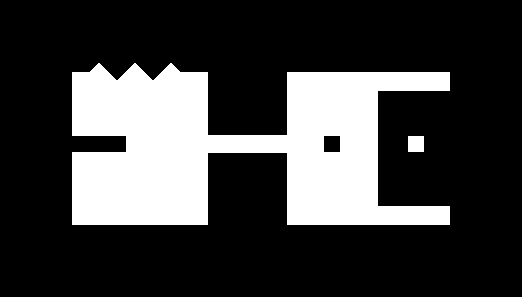
%> input picture 数字图像/遗产/数字图像课程/实验/实验七/image3.tif, 522 x 297 px
$ octave third.m   (GNU Octave 9; MATLAB toolbox functions it lacks are replaced by stand-ins)
%> lines starting %> are read from the running program, lines starting %| are printed output that depends on the picture; in (x1, y1, x2, y2) boxes, pixels count from 0 and x2, y2 are one past the last pixel; in counts of white or black regions, pixels touching at a corner belong together; the program's own positions count from 1
clc;
clear;
A = imread('image3.tif'); % 读取图像
%> A: size 297x522 logical; 24.6% white; 2 white regions, box (x1, y1, x2, y2) and area: (72, 63, 450, 225) 37895, (408, 136, 424, 152) 256

% 定义不同的结构元
seB = [0 1 0
       1 1 1
       0 1 0]; % 十字形结构元
seC = [1 1 1
       1 1 1
       1 1 1]; % 全1的矩阵，各向同性腐蚀
seD = [0 0 1 0 0
       0 1 1 1 0
       1 1 1 1 1
       0 1 1 1 0
       0 0 1 0 0]; %更大的十字形结构元
seE = [0 0 0
       1 1 1
       0 0 0]; % 垂直结构元
seF = [0 1 0
       0 1 0
       0 1 0]; % 水平结构元

% 显示原始图像和不同结构元腐蚀后的图像
figure;
subplot(2,3,1);
imshow(A);
title('原始图像');

subplot(2,3,2);
A2 = imerode(A, seB);
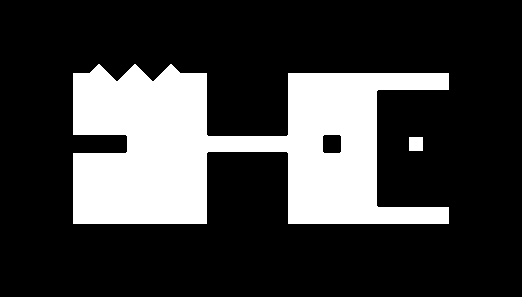
%> A2: size 297x522 logical; 23.5% white; 2 white regions, box (x1, y1, x2, y2) and area: (73, 64, 449, 224) 36259, (409, 137, 423, 151) 196
imshow(A2);
title('使用结构元B腐蚀后的图像');

subplot(2,3,3);
A3 = imerode(A, seC);
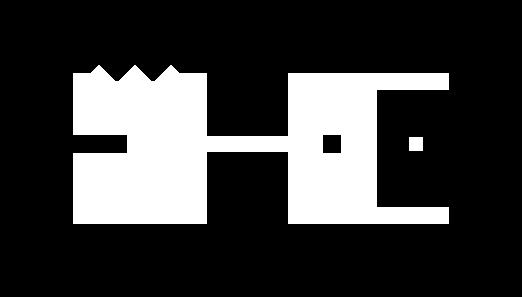
%> A3: size 297x522 logical; 23.5% white; 2 white regions, box (x1, y1, x2, y2) and area: (73, 65, 449, 224) 36161, (409, 137, 423, 151) 196
imshow(A3);
title('使用结构元C腐蚀后的图像');

subplot(2,3,4);
A4 = imerode(A, seD);
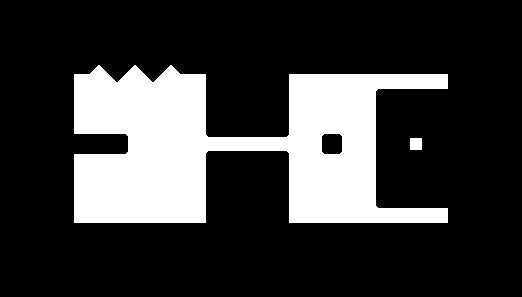
%> A4: size 297x522 logical; 22.4% white; 2 white regions, box (x1, y1, x2, y2) and area: (74, 65, 448, 223) 34635, (410, 138, 422, 150) 144
imshow(A4);
title('使用结构元D腐蚀后的图像');

subplot(2,3,5);
A5 = imerode(A, seE);
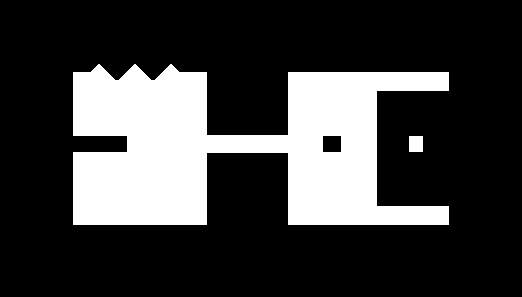
%> A5: size 297x522 logical; 24.1% white; 2 white regions, box (x1, y1, x2, y2) and area: (73, 64, 449, 225) 37201, (409, 136, 423, 152) 224
imshow(A5);
title('使用结构元E腐蚀后的图像');

subplot(2,3,6);
A6 = imerode(A, seF);
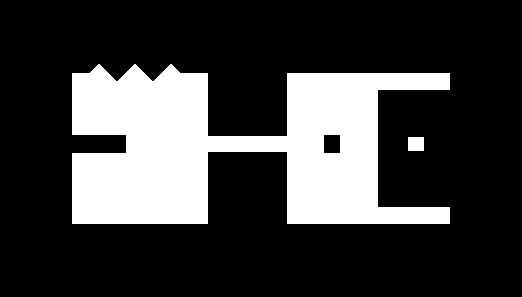
%> A6: size 297x522 logical; 23.9% white; 2 white regions, box (x1, y1, x2, y2) and area: (72, 64, 450, 224) 36855, (408, 137, 424, 151) 224
imshow(A6);
title('使用结构元F腐蚀后的图像');

$ run again, with 数字图像/遗产/数字图像课程/实验/实验七/image1.tif copied over 数字图像/遗产/数字图像课程/实验/实验七/image3.tif
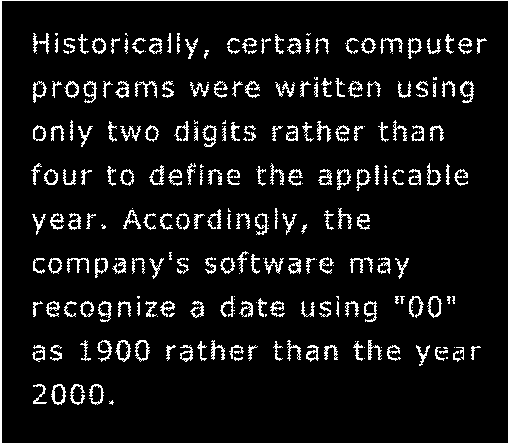
%> input picture 数字图像/遗产/数字图像课程/实验/实验七/image1.tif, 509 x 444 px
%> A: size 444x509 logical; 8.1% white in thin lines or dots
%> A2: size 444x509 logical; 1.4% white in thin lines or dots
%> A3: size 444x509 logical; 0.29% white in thin lines or dots
%> A4: size 444x509 logical; 0.01% white in thin lines or dots, all inside (x1, y1, x2, y2) = (0, 0, 449, 444)
%> `A5 = imerode(A, seE);`:
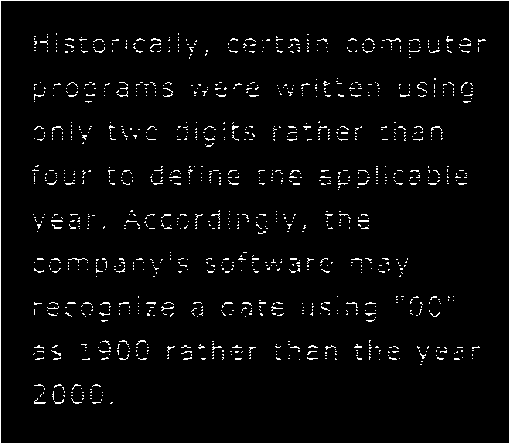
%> A5: size 444x509 logical; 3.1% white in thin lines or dots
%> `A6 = imerode(A, seF);`:
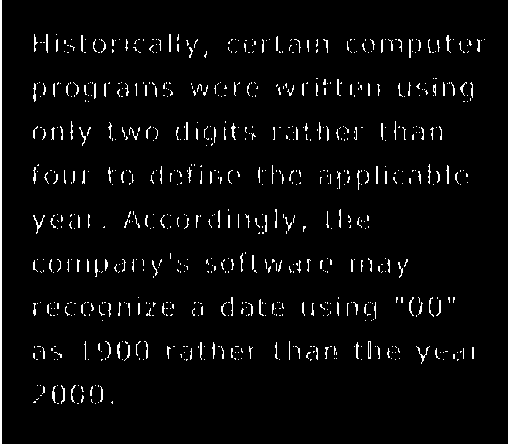
%> A6: size 444x509 logical; 3.7% white in thin lines or dots

$ run again, with 数字图像/遗产/数字图像课程/实验/实验七/image2.tif copied over 数字图像/遗产/数字图像课程/实验/实验七/image3.tif
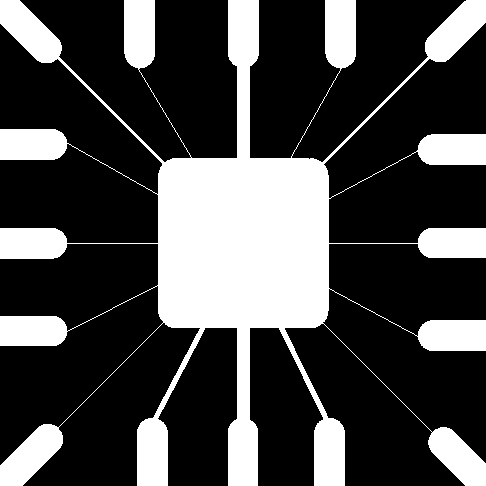
%> input picture 数字图像/遗产/数字图像课程/实验/实验七/image2.tif, 486 x 486 px
%> A: size 486x486 logical; 28.1% white; 1 white region, box (x1, y1, x2, y2) and area: (0, 0, 486, 486) 66259
%> A2: size 486x486 logical; 26% white; 11 white regions, largest, box (x1, y1, x2, y2) and area: (0, 0, 486, 486) 42761, (0, 425, 62, 486) 2057, (429, 428, 486, 486) 1878
%> A3: size 486x486 logical; 25.5% white; 13 white regions, largest, box (x1, y1, x2, y2) and area: (138, 0, 344, 486) 37969, (0, 425, 62, 486) 1969, (0, 0, 61, 62) 1965
%> `A4 = imerode(A, seD);`:
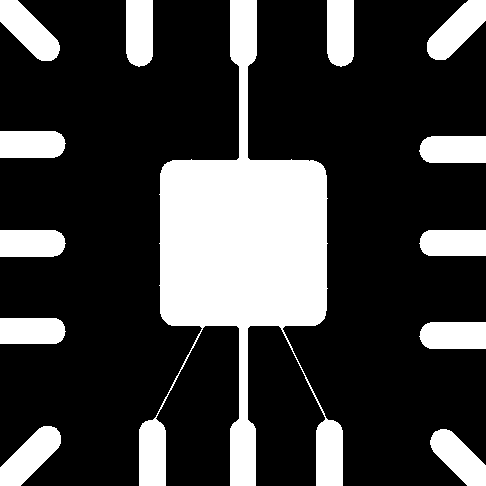
%> A4: size 486x486 logical; 24.3% white; 13 white regions, largest, box (x1, y1, x2, y2) and area: (139, 0, 343, 486) 36376, (0, 426, 61, 486) 1942, (0, 0, 60, 61) 1938
%> A5: size 486x486 logical; 26.5% white; 9 white regions, largest, box (x1, y1, x2, y2) and area: (0, 0, 486, 486) 47135, (0, 424, 62, 486) 2071, (417, 134, 486, 165) 1981
%> `A6 = imerode(A, seF);`:
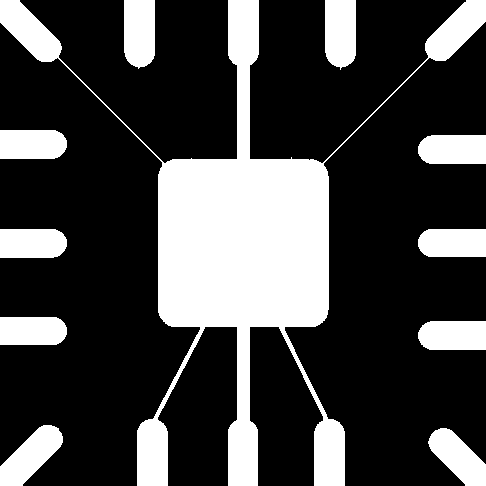
%> A6: size 486x486 logical; 26.7% white; 11 white regions, largest, box (x1, y1, x2, y2) and area: (0, 0, 486, 486) 44103, (0, 425, 63, 486) 2071, (325, 0, 356, 70) 1981

$ run again, with 数字图像/遗产/数字图像课程/实验/实验七/Fingerprint.tif copied over 数字图像/遗产/数字图像课程/实验/实验七/image3.tif
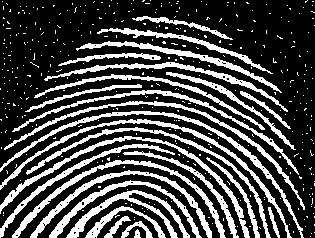
%> input picture 数字图像/遗产/数字图像课程/实验/实验七/Fingerprint.tif, 315 x 238 px
%> A: size 238x315 logical; 28.5% white; 414 white regions (387 under 20 px), largest, box (x1, y1, x2, y2) and area: (0, 111, 304, 238) 1388, (0, 136, 250, 238) 1372, (0, 119, 292, 238) 1337
%> A2: size 238x315 logical; 14.2% white in thin lines or dots, all inside (x1, y1, x2, y2) = (0, 17, 304, 238)
%> A3: size 238x315 logical; 9% white in thin lines or dots, all inside (x1, y1, x2, y2) = (0, 17, 302, 238)
%> `A4 = imerode(A, seD);`:
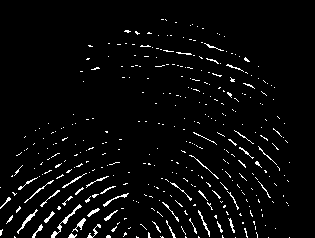
%> A4: size 238x315 logical; 3.7% white in thin lines or dots, all inside (x1, y1, x2, y2) = (0, 19, 290, 238)
%> A5: size 238x315 logical; 20.5% white; 83 white regions (50 under 20 px), largest, box (x1, y1, x2, y2) and area: (13, 160, 225, 238) 951, (0, 136, 243, 218) 936, (0, 119, 284, 221) 930
%> `A6 = imerode(A, seF);`:
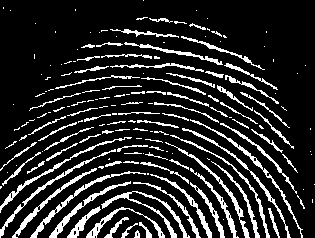
%> A6: size 238x315 logical; 15.9% white in thin lines or dots
